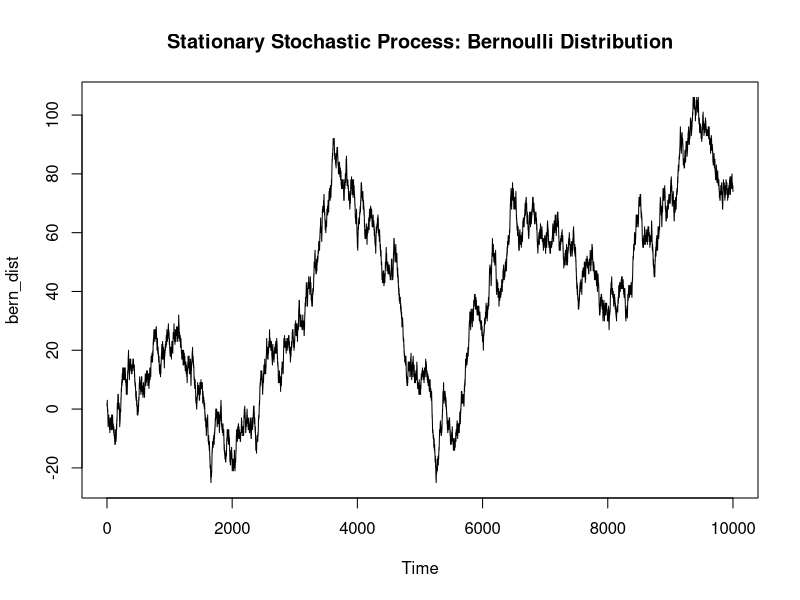
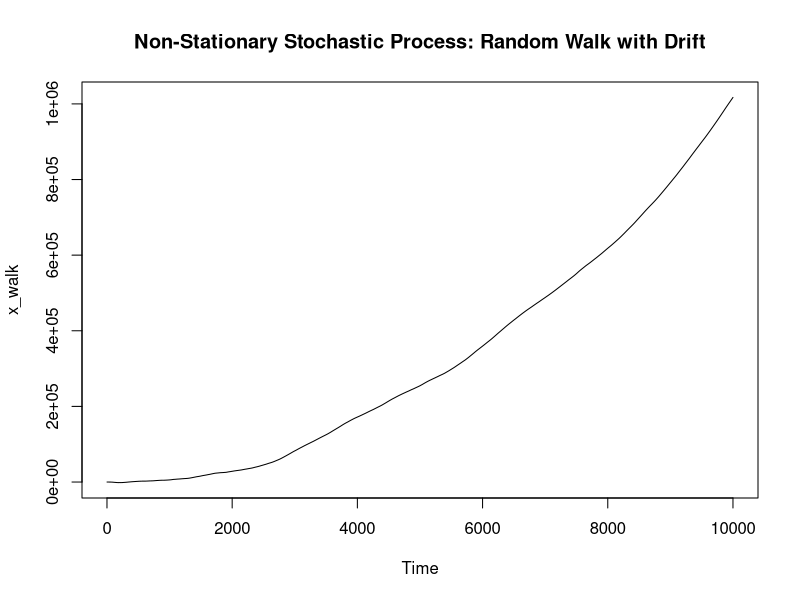
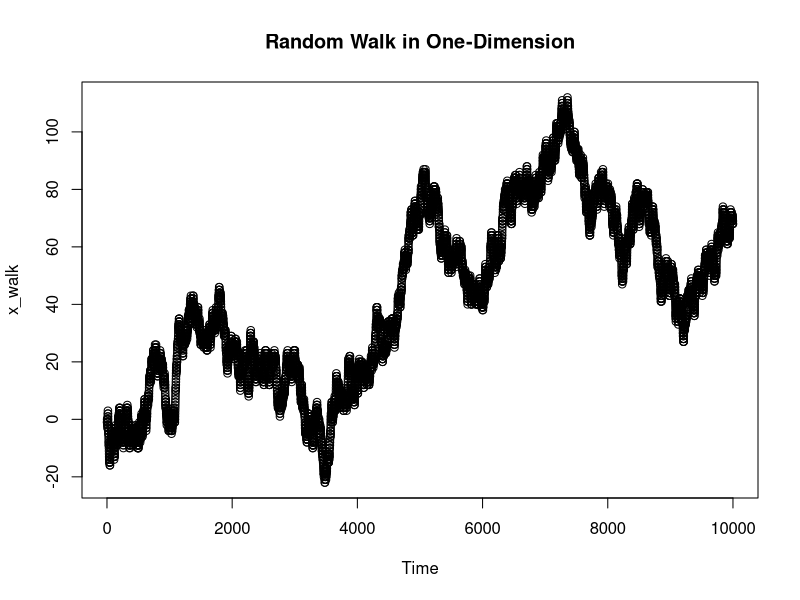
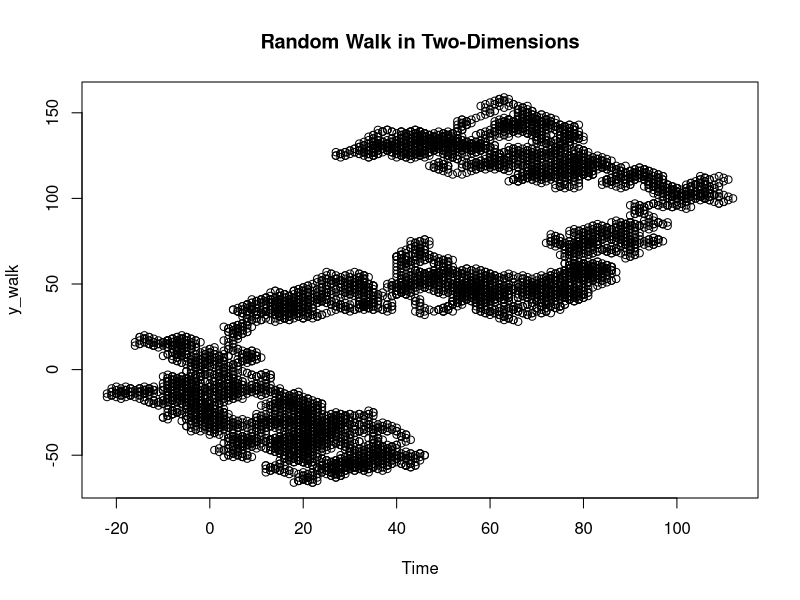
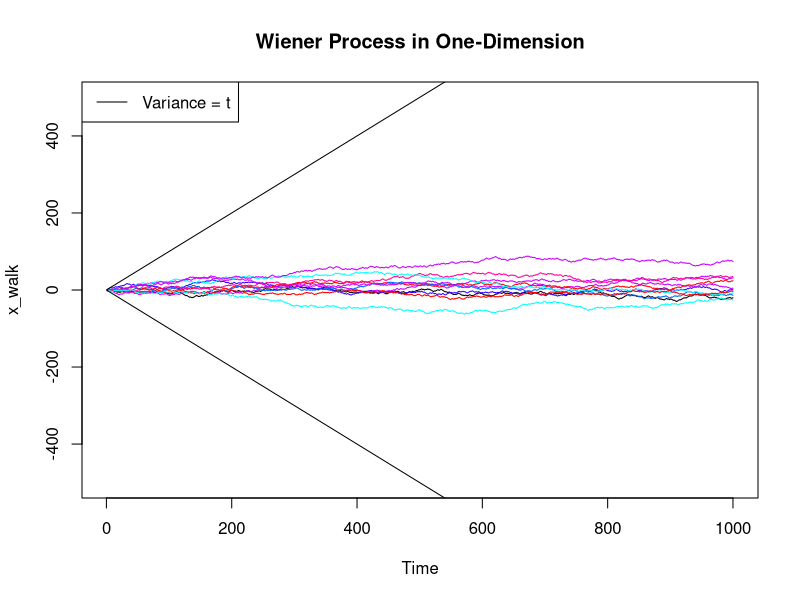
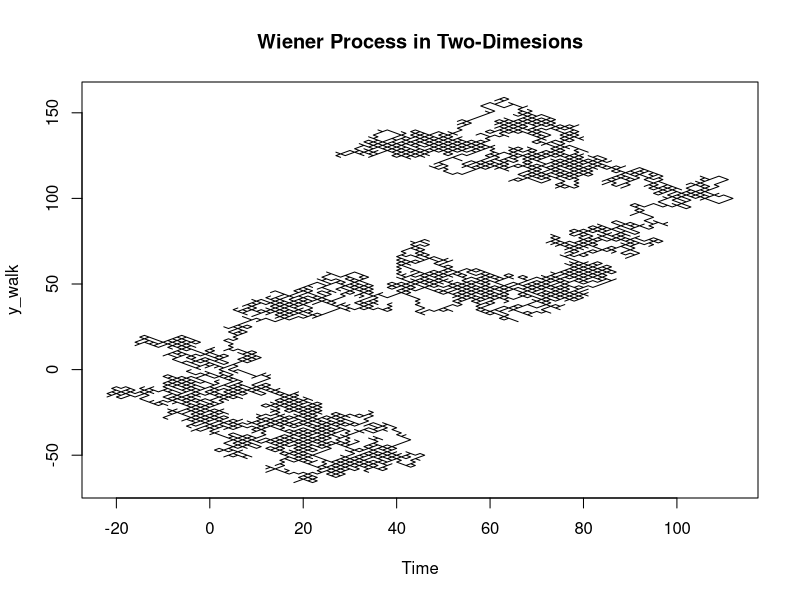
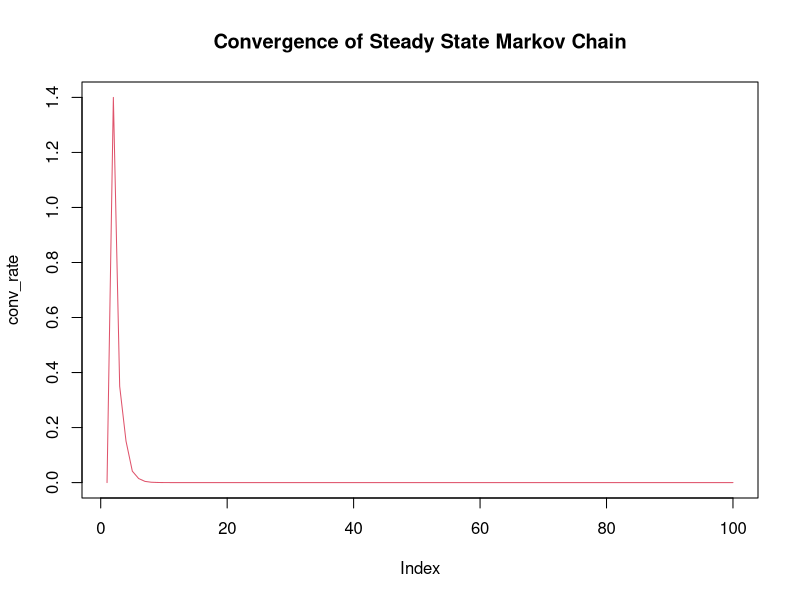

Here is the R script that generated these plots, in order:
## ---- chunk 1
knitr::opts_chunk$set(echo = TRUE)
## ---- chunk 2
library("tseries")
## ---- chunk 3
len_data = 10000
## Bernoulli Process
stat_data = rbinom(len_data, 1, prob = 0.5)

stat_data[which(stat_data == 0)] = -1
stat_data = cumsum(stat_data)

## Random walk with drift (contains a trend)
n_stat_data = rnorm(len_data, 0, 1)

n_stat_data = rep(0, len_data)
## yt = yt-1 + a + error (norm dist)
for (x in 1:len_data) { 
    if (x != 1) {
      n_stat_data[x] = n_stat_data[x-1] + 0.01 + rnorm(1, 0, 1)
    }
}

n_stat_data = cumsum(n_stat_data)
## ---- chunk 4
## Plot
plot(stat_data, type = 'l', main = "Stationary Stochastic Process: Bernoulli Distribution", xlab = 'Time', ylab = 'bern_dist')
plot(n_stat_data, type = 'l', main = "Non-Stationary Stochastic Process: Random Walk with Drift", xlab = 'Time', ylab = 'x_walk')
## ---- chunk 5
gen_walk = function(len_data) {
  walk = rbinom(len_data, 1, prob = 0.5)

  walk[which(walk == 0)] = -1
  walk = cumsum(walk)
  walk

  
}
x_walk = gen_walk(10000)
y_walk = gen_walk(10000)
## ---- chunk 6

plot(x_walk, main = "Random Walk in One-Dimension", xlab = 'Time')
plot(x_walk, y_walk, main = "Random Walk in Two-Dimensions", xlab = 'Time')

## ---- chunk 7
len_data = 1000
plot(gen_walk(len_data), main = "Wiener Process in One-Dimension", type = 'l', ylim = c(-500, 500), xlab = 'Time', ylab = 'x_walk')
for (x in 1:10) { 
  lines(gen_walk(len_data), type = 'l', col = sample(rainbow(10)))
}
lines(seq(1, len_data),seq(1, len_data))
lines(seq(1, len_data), -seq(1, len_data))
legend("topleft", legend = c("Variance = t"), lty = 1) 



plot(x_walk, y_walk, main = "Wiener Process in Two-Dimesions", type = 'l', xlab = 'Time')
## ---- chunk 8

ob_len = 100

t_mat = matrix(c(0.3, 0.4, 0.3, 0.2, 0.1, 0.7, 0.5, 0, 0.5), nrow = 3)
row_vec = c(1, 0, 0)
conv_rate = c(0)

for (x in 1:ob_len) {

  
  if (x != 1) {
    new_vec = row_vec%*%t_mat
    conv_rate = append(conv_rate, sum(abs(new_vec-row_vec)))
    row_vec = new_vec
  }

}

plot(conv_rate, main = "Convergence of Steady State Markov Chain", type = 'l', col = 2)
